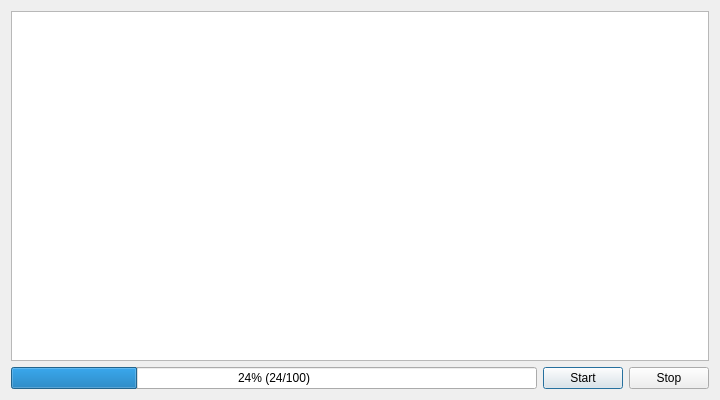
<?xml version="1.0" encoding="UTF-8"?>
<ui version="4.0">
 <class>patchingDialog</class>
 <widget class="QDialog" name="patchingDialog">
  <property name="windowModality">
   <enum>Qt::WindowModality::ApplicationModal</enum>
  </property>
  <property name="geometry">
   <rect>
    <x>0</x>
    <y>0</y>
    <width>720</width>
    <height>400</height>
   </rect>
  </property>
  <property name="windowTitle">
   <string>MainWindow</string>
  </property>
  <property name="modal">
   <bool>true</bool>
  </property>
  <layout class="QVBoxLayout" name="verticalLayout">
   <item>
    <widget class="QTextBrowser" name="txtLog"/>
   </item>
   <item>
    <layout class="QHBoxLayout" name="horizontalLayout">
     <item>
      <widget class="QProgressBar" name="progressBar">
       <property name="value">
        <number>24</number>
       </property>
       <property name="format">
        <string>%p% (%v/%m)</string>
       </property>
      </widget>
     </item>
     <item>
      <widget class="QPushButton" name="btnStart">
       <property name="text">
        <string>Start</string>
       </property>
      </widget>
     </item>
     <item>
      <widget class="QPushButton" name="btnStop">
       <property name="text">
        <string>Stop</string>
       </property>
      </widget>
     </item>
    </layout>
   </item>
  </layout>
 </widget>
 <tabstops>
  <tabstop>btnStart</tabstop>
  <tabstop>btnStop</tabstop>
  <tabstop>txtLog</tabstop>
 </tabstops>
 <resources/>
 <connections/>
</ui>
